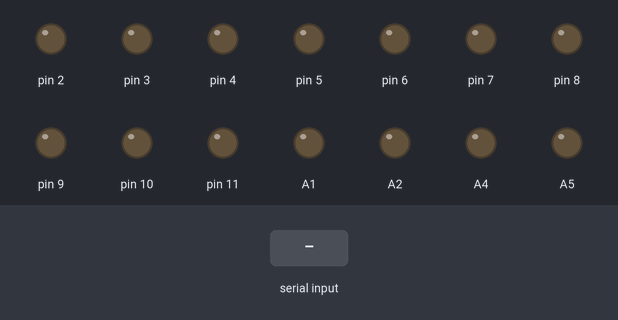
Recording of a sketch running on a simulated Arduino Uno, built with avr-gcc and run on an emulated ATmega328P. Shown: output pins drawn as LEDs (lit = HIGH). The inputs (shaded band) are chosen by the test bench.

Above: at 1.2 s.
1.3 s: "." received over Serial
At 1.6 s:
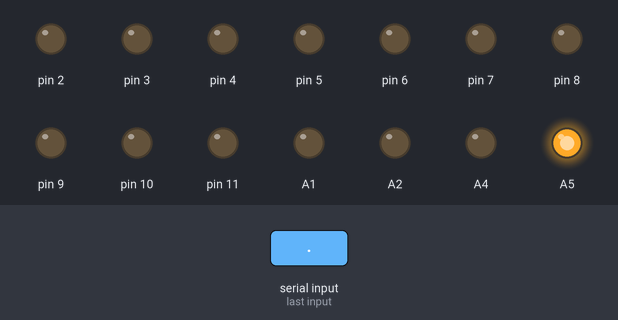
2.8 s: "a" received over Serial
At 3.9 s:
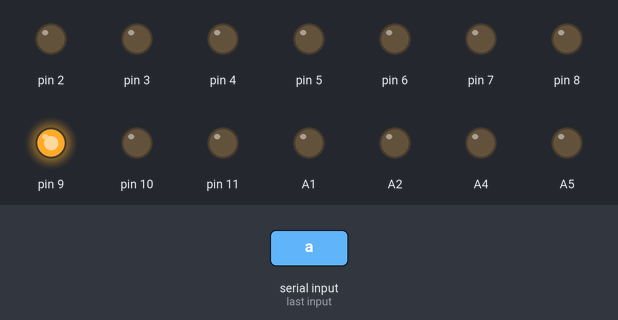
4.3 s: "b" received over Serial
At 5.0 s:
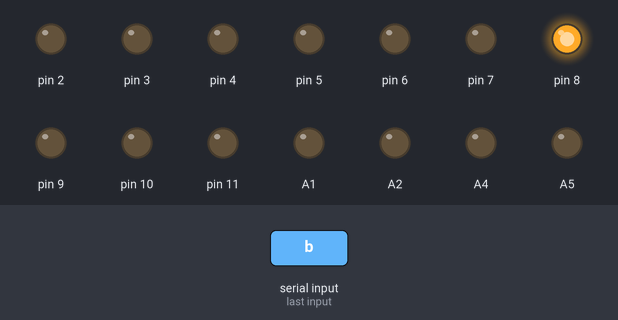
5.8 s: "c" received over Serial
At 6.2 s:
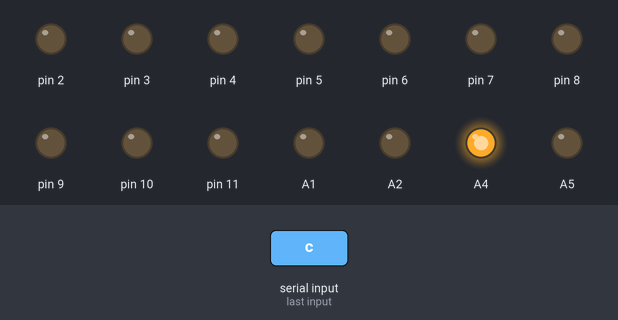
7.3 s: "d" received over Serial
At 8.5 s:
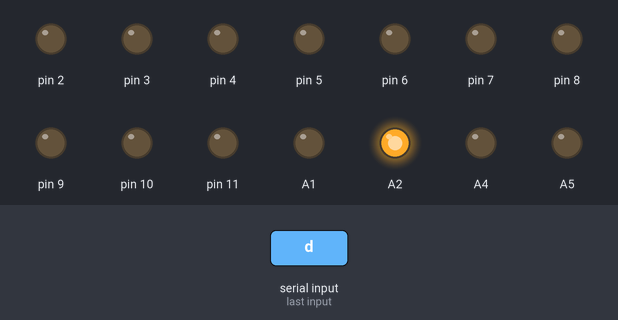
8.8 s: "e" received over Serial
At 9.7 s:
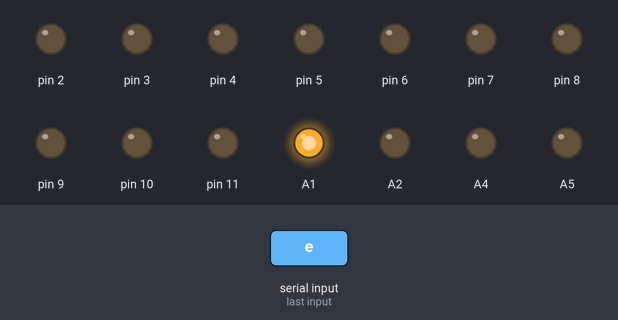
Timing chart, 0 to 11.3 s (numbered marks = the images above; inputs shaded):
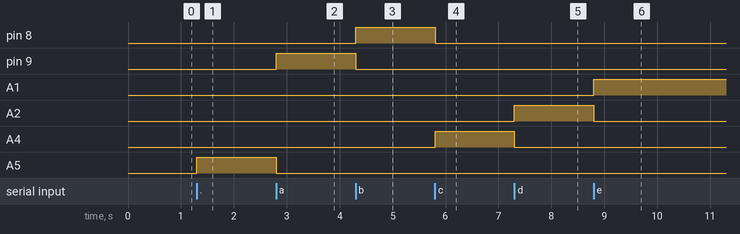

The sketch:

LED.ino
```cpp
void setup()
{
  for(int i = 2; i <= A5; i++)
  pinMode(i, 1);

  digitalWrite(10, 0);
  digitalWrite(A3, 0);

  Serial.begin(4000);
}

void loop()
{
  while(Serial.available() > 0)
  {
    char c = (char)Serial.read();
    int s = Serial.read();

    setLed(c);
  }
}

void setLed(char c)
{
  dw(12, 0); // G
  dw(11, 0); // F
  dw(9, 0); // A
  dw(8, 0); // B
  dw(A1, 0); // E
  dw(A2, 0); // D
  dw(A4, 0); // C
  dw(A5, 0); // .

  if(c == '.') dw(A5, 1);
  else if(c == 'a') dw(9, 1);
  else if(c == 'b') dw(8, 1);
  else if(c == 'c') dw(A4, 1);
  else if(c == 'd') dw(A2, 1);
  else if(c == 'e') dw(A1, 1);
  else if(c == 'f') dw(11, 1);
  else if(c == 'g') dw(12, 1);
}

void dw(int pin, int s)
{ digitalWrite(pin, s); }
```

Measured:
- after the input at 1.3 s, A5: LOW → HIGH at once
- after the input at 2.8 s, pin 9: LOW → HIGH at once; A5: HIGH → LOW at once
- after the input at 4.3 s, pin 8: LOW → HIGH at once; pin 9: HIGH → LOW at once
- after the input at 5.8 s, pin 8: HIGH → LOW at once; A4: LOW → HIGH at once
- after the input at 7.3 s, A2: LOW → HIGH at once; A4: HIGH → LOW at once
- after the input at 8.8 s, A1: LOW → HIGH at once; A2: HIGH → LOW at once
